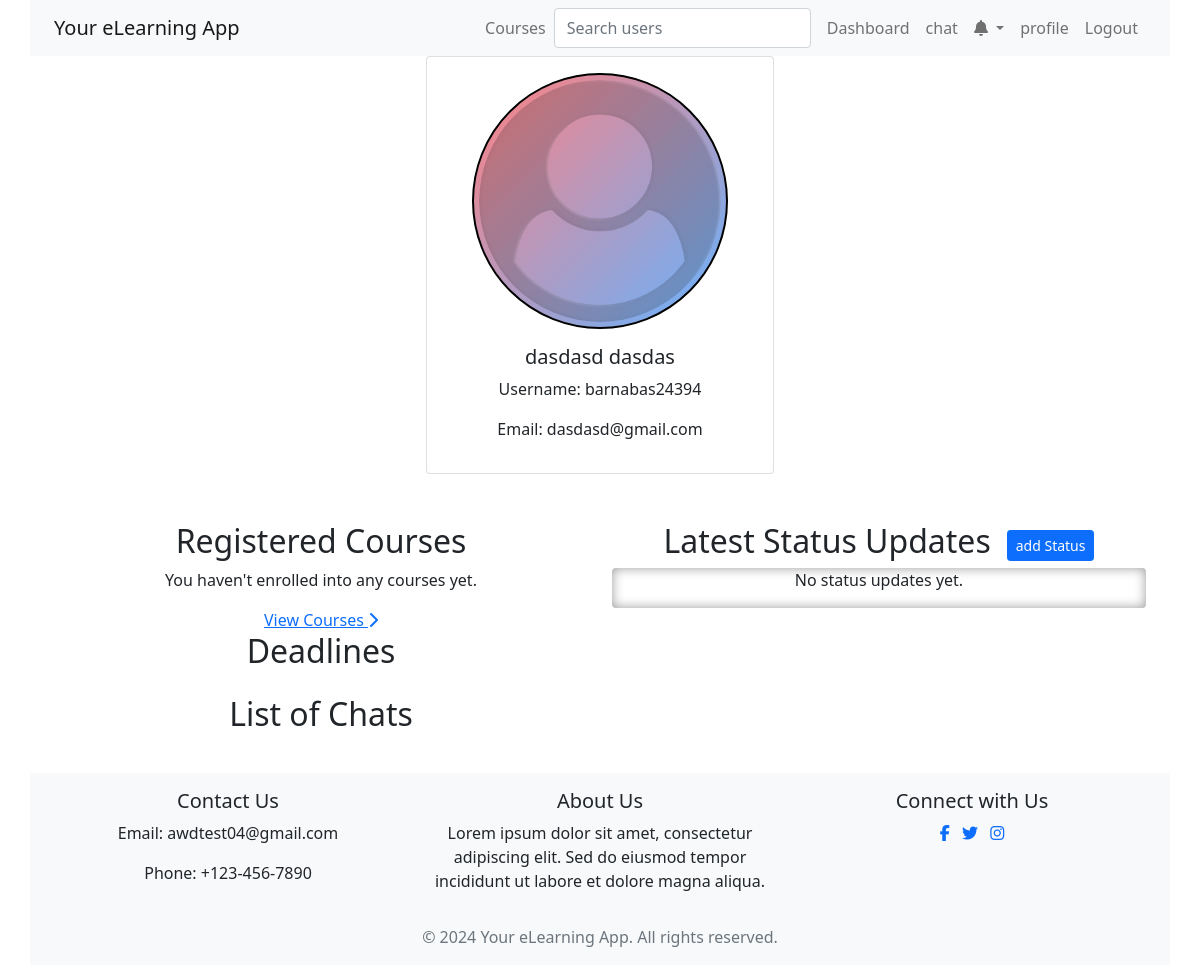
/dashboard/ (signed in), run on an earlier commit of the app's database.
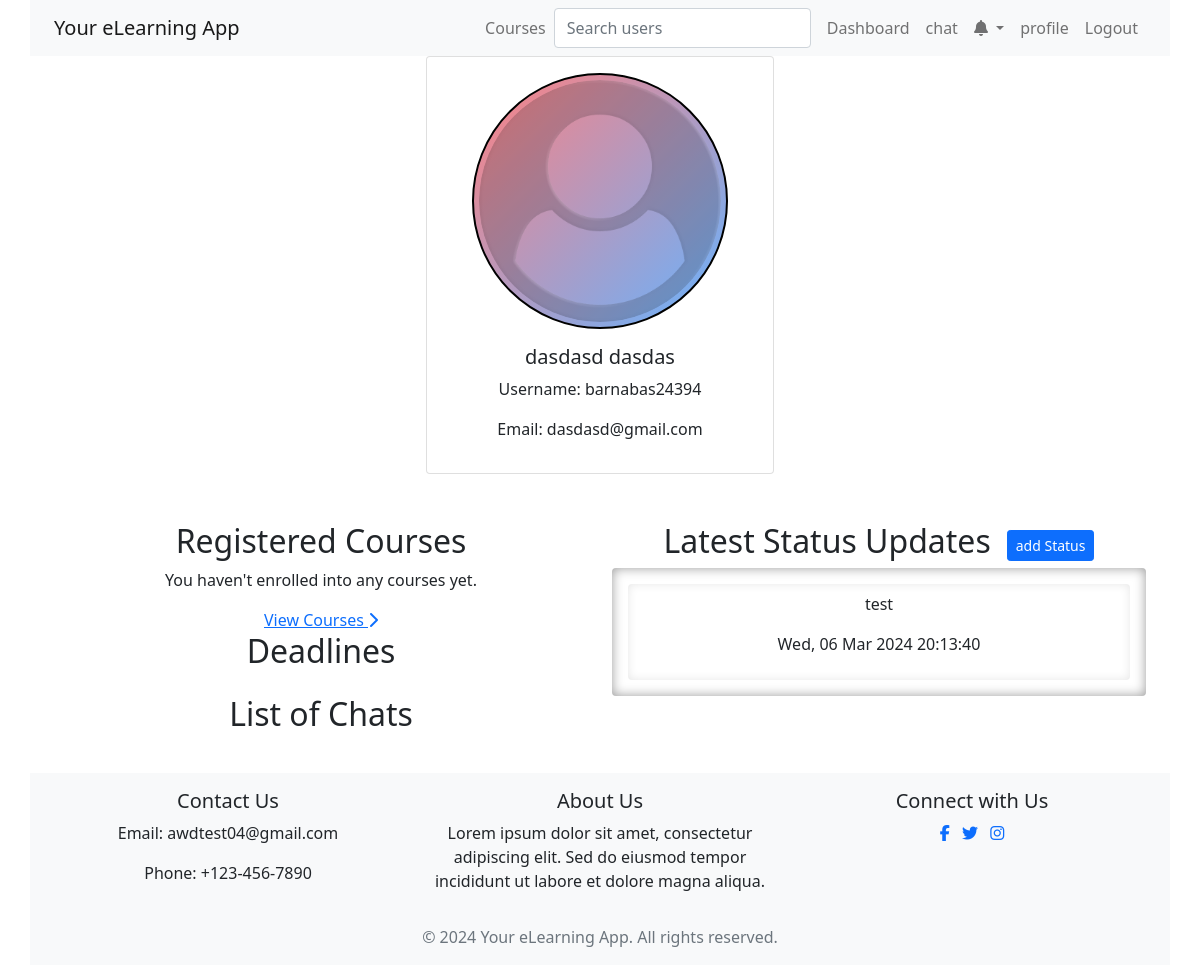
And on a later commit of the database.
### users/models.py (models this page shows)
class StatusUpdate(models.Model):
    user = models.ForeignKey(User, on_delete=models.CASCADE)
    content = models.TextField()
    created_at = models.DateTimeField(auto_now_add=True)
    class Meta:
        verbose_name = _("Status Update")
        verbose_name_plural = _("Status Updates")

### users/views.py (the view, shortened to what this page needs)
# urls.py: path("dashboard/", DashboardView.as_view(), name="dashboard"),
class DashboardView(View):
    template_student = "user/student_dashboard.html"
    template_teacher = "user/teacher_dashboard.html"
    @method_decorator(custom_login_required)
    def dispatch(self, request, *args, **kwargs):
        return super().dispatch(request, *args, **kwargs)
    @csrf_exempt
    def get(self, request, *args, **kwargs):
        user = request.user
        status_updates = StatusUpdate.objects.filter(user=user).order_by("-created_at")[
            :5
        ]
        if user.user_type == User.STUDENT:
            enrollments = Enrolment.objects.filter(student=user)
            registered_courses = [enrollment.course for enrollment in enrollments]
            course_chats = ChatRoom.objects.filter(course__in=registered_courses)
            deadlines = Assignment.objects.filter(
                course__in=registered_courses
            ).order_by("course")
            grouped_deadlines = {}
            for course, assignments in groupby(deadlines, key=lambda x: x.course):
                grouped_deadlines[course] = list(assignments)
            context = {
                "user": user,
                "registered_courses": registered_courses,
                "status_updates": status_updates,
                "course_chats": course_chats,
                "grouped_deadlines": grouped_deadlines,
                "statusUpdateForm": StatusUpdateForm,
            }
            return render(request, self.template_student, context)

### users/models.py (called while the page is built)
    def get_full_name(self):
        return f"{self.first_name} {self.last_name}"

### courses/templates/user/student_dashboard.html (shortened to what this page needs)
{% extends '../base/base.html' %}
{% load static %}
{% block content %}
  <div class="container text-center">
    <div class="row mb-5 d-flex align-items-center justify-content-center">
      {% include 'partials/profile_section.html' %}
    </div>
    <div class="row">
      <div class="col-md-6">
        <h2>Registered Courses</h2>
        {% if registered_courses %}
          <div class="row mb-3">
            {% for course in registered_courses %}
              <div class="col-md-12">
                <ul class="list-group">
                  <a href="{% url 'official' course.id %}" class="list-group-item list-group-item-action" >{{ course.name }}</a>
                </ul>
              </div>
            {% endfor %}
          </div>
        {% else %}
          <div class="col-md-12">
            <p>You haven't enrolled into any courses yet.</p>
            <a href="{% url 'courses' %}">View Courses <i class="fas fa-chevron-right"></i></a>
          </div>
        {% endif %}
        <div class="row mb-3">
          <div class="col-md-12">
            <h2>Deadlines</h2>
          </div>
        </div>
        <div class="row mb-3">
          <div class="col-md-12">
            <h2>List of Chats</h2>
          </div>
        </div>
      </div>
      <div class="col-md-6">
        <div class="row">
          <div class="col-md-12">
            <div class="d-flex justify-content-center gap-3 align-items-center">
              <h2>Latest Status Updates</h2>
              {% if not other_user %}
                <button type="button" class="btn btn-sm btn-primary" data-bs-toggle="modal" data-bs-target="#statusUpdateModel">add Status</button>
              {% endif %}
            </div>
            <ul class="list-group overflow-auto internal-shadow-lg" style=" max-height: 50vh;">
              {% for update in status_updates %}
                <li class="list-group-item border-0 m-3 internal-shadow-sm">
                  <p>{{ update.content }}</p>
                  <p>{{ update.created_at|date:'D, d M Y H:i:s' }}</p>
                </li>
              {% empty %}
                <p>No status updates yet.</p>
              {% endfor %}
            </ul>
          </div>
        </div>
      </div>
    </div>
{% endblock %}

What changed in the data, as far as the page shows it:
added StatusUpdate: content "test", created_at "Wed, 06 Mar 2024 20:13:40"
Also different on the page:
text no longer shown: "No status updates yet."
